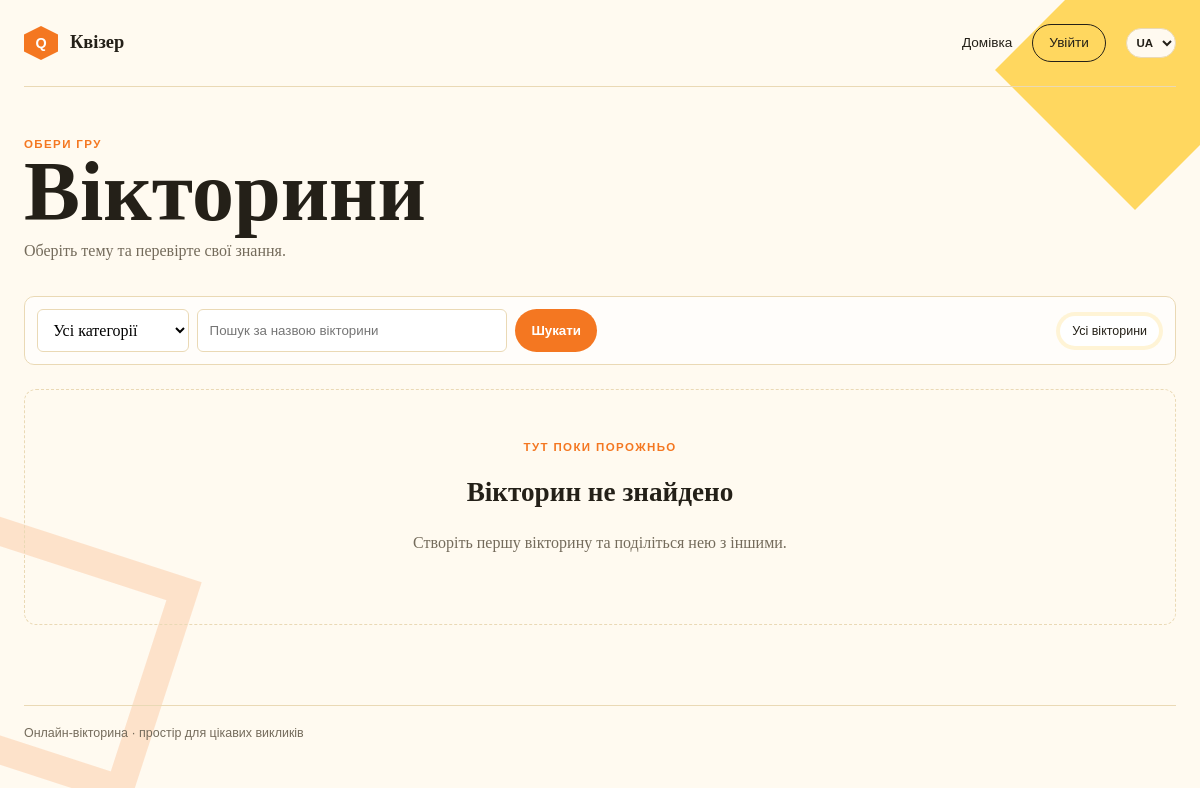
Page /quizzes/ on the earlier database version.
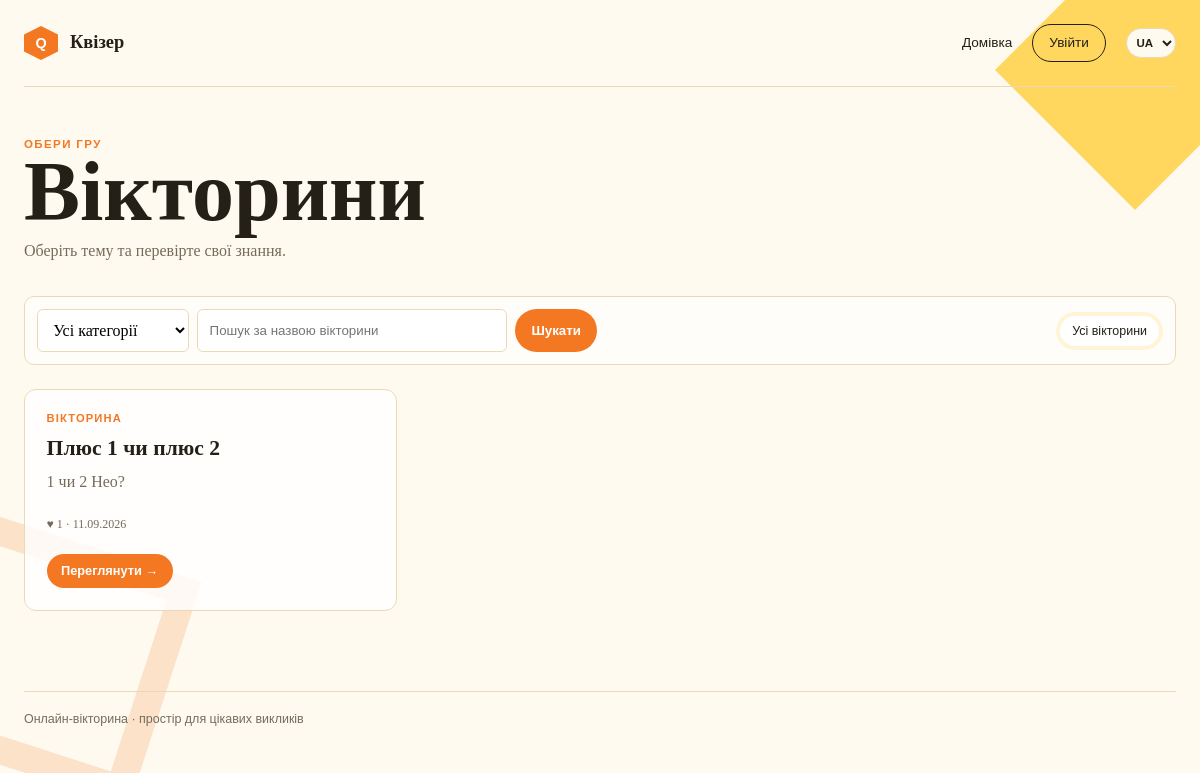
Same page on the later database version.
### quizzes/models.py (models this page shows, shortened)
class Quiz(models.Model):
    title = models.CharField(max_length=200)
    description = models.TextField(blank=True)
    category = models.ForeignKey(Category, null=True, blank=True, on_delete=models.SET_NULL, related_name='quizzes', verbose_name=_('Category'))
    shuffle_answers = models.BooleanField(_('Shuffle answers'), default=True)
    shuffle_questions = models.BooleanField(_('Shuffle questions'), default=False)
    announced = models.BooleanField(default=False, editable=False)
    owner = models.ForeignKey(
        settings.AUTH_USER_MODEL,
        on_delete=models.CASCADE,
        related_name='owned_quizzes',
    )
    invite_code = models.CharField(max_length=8, unique=True, editable=False)
    is_published = models.BooleanField(default=False)
    is_private = models.BooleanField(default=False)
    created_at = models.DateTimeField(auto_now_add=True)
    updated_at = models.DateTimeField(auto_now=True)
    class Meta:
        ordering = ('-created_at',)
        verbose_name = _('Quiz')
        verbose_name_plural = _('Quizzes')

### quizzes/views.py (the view)
# urls.py: path('', quiz_list_view, name='quiz_list'),
def quiz_list_view(request):
    search_query = request.GET.get('q', '').strip()
    show_mine = request.GET.get('mine') == '1' and request.user.is_authenticated
    show_favorites = request.GET.get('favorites') == '1'
    if show_favorites and not request.user.is_authenticated:
        return redirect('login')
    if show_mine:
        quizzes = Quiz.objects.filter(owner=request.user)
    else:
        quizzes = Quiz.objects.filter(is_published=True, is_private=False)
    if show_favorites:
        quizzes = quizzes.filter(favorites__user=request.user)
    category = request.GET.get('category', '')
    if category.isdecimal():
        quizzes = quizzes.filter(category_id=category)
    quizzes = quizzes.select_related('owner', 'category').annotate(like_count=Count('likes', distinct=True))
    if search_query:
        query_lower = search_query.lower()
        quizzes = [quiz for quiz in quizzes if query_lower in quiz.title.lower()]
    return render(
        request,
        'quizzes/quiz_list.html',
        {'quizzes': quizzes, 'search_query': search_query, 'show_mine': show_mine,
         'show_favorites': show_favorites, 'categories': Category.objects.all(), 'selected_category': category},
    )

### quizzes/context_processors.py (called while the page is built)
def notification_count(request):
    if not request.user.is_authenticated:
        return {}
    return {'unread_notifications': request.user.notifications.filter(
        is_read=False, quiz__is_published=True, quiz__is_private=False).count()}

### quizzes/models.py (called while the page is built)
    def __str__(self):
        return str(self.DEFAULT_LABELS.get(self.name, self.name))

### quizzes/templates/quizzes/quiz_list.html (shortened to what this page needs)
{% extends 'login/base.html' %}
{% load i18n %}
{% block content %}
<div class="content-header">
    <div>
        <p class="eyebrow">{% trans 'Choose your game' %}</p>
        <h1>{% if show_favorites %}{% trans 'Favorites' %}{% elif show_mine %}{% trans 'My quizzes' %}{% else %}{% trans 'Quizzes' %}{% endif %}</h1>
        <p>{% if show_mine %}{% trans 'Your drafts, private and published quizzes.' %}{% else %}{% trans 'Choose a topic and test your knowledge.' %}{% endif %}</p>
    </div>
</div>
<div class="quiz-list-toolbar">
    <form class="quiz-search" method="get">
        <select name="category" aria-label="{% trans 'Category' %}">
            <option value="">{% trans 'All categories' %}</option>
        </select>
        <input type="search" name="q" value="{{ search_query }}" placeholder="{% trans 'Search by quiz title' %}">
        <button type="submit">{% trans 'Search' %}</button>
    </form>
    <div class="quiz-filters">
        <a class="filter-link{% if not show_mine and not show_favorites %} active{% endif %}" href="{% url 'quiz_list' %}?q={{ search_query|urlencode }}&category={{ selected_category|urlencode }}">{% trans 'All quizzes' %}</a>
    </div>
</div>
{% if quizzes %}
<div class="quiz-card-grid">
{% for quiz in quizzes %}
    <article class="quiz-card">
        <span class="card-label">{% if quiz.category %}{{ quiz.category }}{% else %}{% trans 'Quiz' %}{% endif %}</span>
        <h2><a href="{% url 'quiz_detail' quiz.pk %}">{{ quiz.title }}</a></h2>
        <p>{{ quiz.description|default_if_none:''|default:_('Check your knowledge in this quiz.') }}</p>
        <p class="card-stats">♥ {{ quiz.like_count }} · {{ quiz.created_at|date:'d.m.Y' }}</p>
        <a class="button" href="{% url 'quiz_detail' quiz.pk %}">{% trans 'View →' %}</a>
    </article>
{% endfor %}
</div>
{% else %}
<div class="empty-state">
    <p class="eyebrow">{% trans 'Nothing here yet' %}</p>
    <h2>{% trans 'No quizzes found' %}</h2>
    <p>{% trans 'Create the first quiz and share it with others.' %}</p>
</div>
{% endif %}
{% endblock %}

Differences in the rows shown:
added Quiz: title "Плюс 1 чи плюс 2", description "1 чи 2 Нео?", like_count "1", created_at "11.09.2026"
Other differences:
text no longer shown: "ТУТ ПОКИ ПОРОЖНЬО Вікторин не знайдено Створіть першу вікторину та поділіться нею з іншими."
